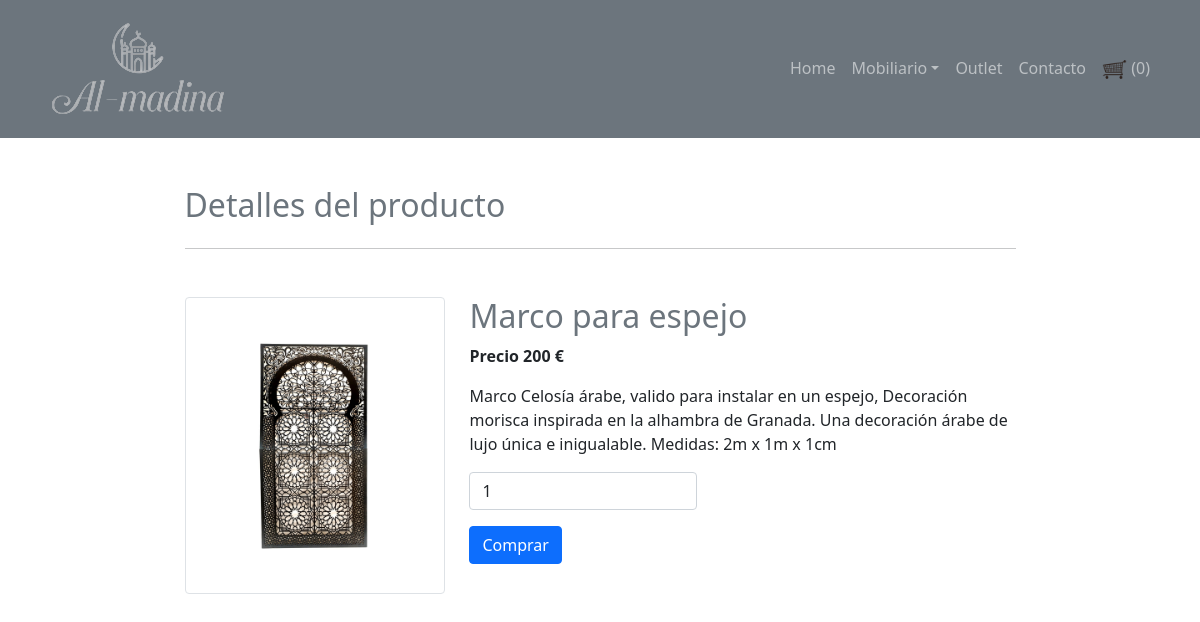
The app's page /view_details.php?id=8 with its own data.
### tables this page shows
CREATE TABLE `products` (
  `PID` int(10) UNSIGNED NOT NULL,
  `PRODUCT` varchar(45) NOT NULL DEFAULT '',
  `PRICE` double DEFAULT NULL,
  `IMAGE` varchar(45) NOT NULL DEFAULT '',
  `DESCRIPTION` text DEFAULT NULL
);

### view_details.php (the view, shortened to what this page needs)
<?php
	include "config.php";
	$data=[];
	$sql="select * from products where PID={$_GET["id"]}";
	$res=$con->query($sql);
	if($res->num_rows>0){
		$data=$row=$res->fetch_assoc();
	}
?>
<html>
	<head>
		<link rel="stylesheet" href="https://maxcdn.bootstrapcdn.com/bootstrap/4.0.0/css/bootstrap.min.css">
    </head>
    <body>
	<?php include "navbar.php"; ?>
        <div class='container mt-5'>
			<div class='row'>
				<div class='col-md-9 mx-auto'>
					<h2 class='text-muted mb-4'>Detalles del producto</h2><hr>
					<div class='row mt-5'>
						<div class='col-md-4'>
							  <img src="images/<?php echo $data["IMAGE"]; ?>" class='img-thumbnail'>
						</div>
						<div class='col-md-8'>
							<h2 class='text-muted'><?php echo $data["PRODUCT"]; ?></h2>
							<p class="font-weight-bold">Precio <?php echo $data["PRICE"]; ?> €</p>
							<p><?php echo $data["DESCRIPTION"]; ?></p>
							<form method='post' action='<?php echo $_SERVER["REQUEST_URI"];?>'>
									<p><input type='number' min='1' value='1' name='qty' required class='form-control col-md-5'></p>
								<input type='submit' name='submit' value='Comprar' class='btn btn-primary'>
							</form>
						</div>
					</div>
				</div>
			</div>
		</div>
    </body>
</html>

### records on screen
products: IMAGE (picture), PRODUCT "Marco para espejo", PRICE "200", DESCRIPTION "Marco Celosía árabe, valido para instalar en un espejo, Decoración morisca inspirada en la alhambra de Granada. Una decoración árabe de lujo única e inigualable. Medidas: 2m x 1m x 1cm"

### other values on screen
$cart->get_cart_count() "0"
